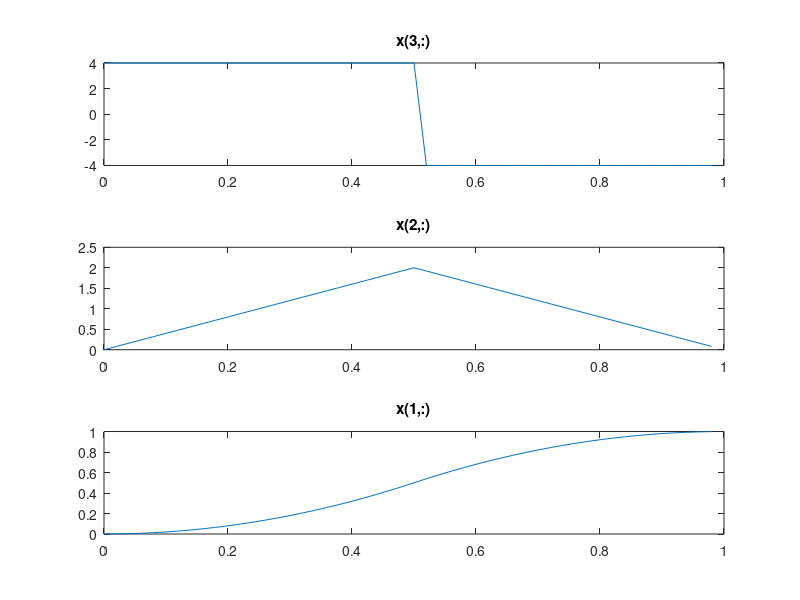

Source code (MATLAB):
close all, clear all, clc
% delta
opt = 1; % 1 z, psi, 2 x, y
switch opt
    case 1
        % z
        deltaz  = 1;
        deltat  = 1;
        deltauz = 4*deltaz/(deltat^2);
        s(1) = deltat/2;
        s(2) = deltat;
        hs = 0.02;
        N = round(deltat/hs);
        A = [0 1; 0 0];
        B = [0;1];
        n = size(A,1);
        J = [eye(n) zeros(n,1); zeros(1,n) -1];
        H = [A B; zeros(1,n+1)];
        x0 = [zeros(n,1);deltauz];
        x(:,1) = x0;
        EH = (eye(n+1)+H*hs+H*H*hs^2/2);
        i = 1;
        for k = 1:N-1
            t = k*hs;
            if t > s(i)
                x(:,k+1) = (eye(n+1)+H*(t-s(i))+H*H*(t-s(i))^2/2)*J*(eye(n+1)+H*(s(i)-(t-hs))+H*H*((s(i)-(t-hs)))^2/2)*x(:,k);
                i = i+1;
            else
                x(:,k+1) = EH*x(:,k);
            end
        end
        figure(1)
        tt = [0:1:N-1]*hs;
        subplot(3,1,1),
        plot(tt,x(3,:)), title('x(3,:)')
        subplot(3,1,2)
        plot(tt,x(2,:)), title('x(2,:)')
        subplot(3,1,3)
        plot(tt,x(1,:)), title('x(1,:)')
    case 2
        deltax  = -1.5;
        deltat  = 2;
        alpha = deltat/(2+sqrt(2));
        beta = sqrt(2)*alpha;
        t = alpha+beta/2;
        ft = (1/384*alpha^4 + 1/48*alpha^3*(t-alpha/2) + 1/16*alpha^2*(t-alpha/2)^2 + alpha/12*(t-alpha/2)^3-1/24*(t-alpha/2)^4);
        deltaux =  deltax/(2*ft);
        
        s(1) = alpha/2;
        s(2) = alpha+beta/2;
        s(3) = alpha*3/2+beta;
        s(4) = 2*alpha+beta;
        hs = 0.02;
        N = round(deltat/hs);
        A = [0 1 0 0;0 0 1 0; 0 0 0 1; 0 0 0 0];
        B = [0;0;0;1];
        n = size(A,1);
        J = [eye(n) zeros(n,1); zeros(1,n) -1];
        H = [A B; zeros(1,n+1)];
        x0 = [zeros(n,1);deltaux];
        x(:,1) = x0;
        EH = (eye(n+1)+H*hs+H*H*hs^2/2+H*H*H*hs^3/6+H*H*H*H*hs^4/24);
        i = 1;
        for k = 1:N-1
            t = k*hs;
            if t > s(i)
                x(:,k+1) = (eye(n+1)+H*(t-s(i))+H*H*(t-s(i))^2/2+H*H*H*(t-s(i))^3/6+H*H*H*H*(t-s(i))^4/24)*J*(eye(n+1)+H*(s(i)-(t-hs))+H*H*((s(i)-(t-hs)))^2/2+H*H*H*((s(i)-(t-hs)))^3/6+H*H*H*H*((s(i)-(t-hs)))^4/24)*x(:,k);
                i = i+1;
            else
                x(:,k+1) = EH*x(:,k);
            end
        end
        figure(1)
        tt = [0:1:N-1]*hs;
        subplot(5,1,1)
        plot(tt,x(5,:)), title('x(5,:)')
        subplot(5,1,2)
        plot(tt,x(4,:)), title('x(4,:)')
        subplot(5,1,3)
        plot(tt,x(3,:)), title('x(3,:)')
        subplot(5,1,4)
        plot(tt,x(2,:)), title('x(2,:)')
        subplot(5,1,5)
        plot(tt,x(1,:)), title('x(1,:)')
end